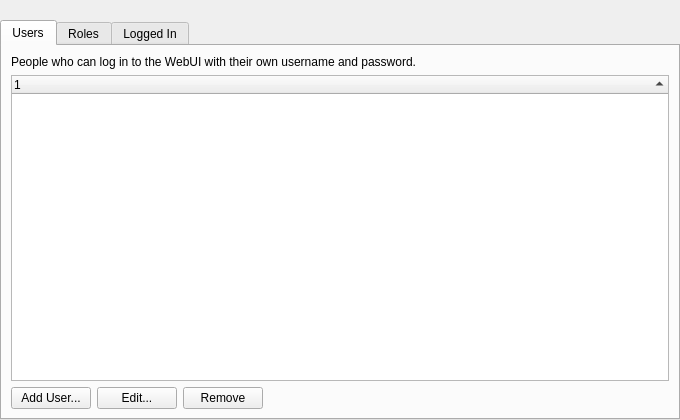
<?xml version="1.0" encoding="UTF-8"?>
<ui version="4.0">
 <class>UserAccountsWidget</class>
 <widget class="QWidget" name="UserAccountsWidget">
  <property name="geometry">
   <rect>
    <x>0</x>
    <y>0</y>
    <width>680</width>
    <height>420</height>
   </rect>
  </property>
  <property name="windowTitle">
   <string>User Accounts</string>
  </property>
  <layout class="QVBoxLayout" name="verticalLayout">
   <property name="leftMargin">
    <number>0</number>
   </property>
   <property name="topMargin">
    <number>0</number>
   </property>
   <property name="rightMargin">
    <number>0</number>
   </property>
   <property name="bottomMargin">
    <number>0</number>
   </property>
   <item>
    <widget class="QLabel" name="labelError">
     <property name="wordWrap">
      <bool>true</bool>
     </property>
    </widget>
   </item>
   <item>
    <widget class="QTabWidget" name="tabWidget">
     <property name="currentIndex">
      <number>0</number>
     </property>
     <widget class="QWidget" name="tabUsers">
      <attribute name="title">
       <string>Users</string>
      </attribute>
      <layout class="QVBoxLayout" name="layoutUsers">
       <item>
        <widget class="QLabel" name="labelUsers">
         <property name="text">
          <string>People who can log in to the WebUI with their own username and password.</string>
         </property>
         <property name="wordWrap">
          <bool>true</bool>
         </property>
        </widget>
       </item>
       <item>
        <widget class="QTreeWidget" name="treeUsers">
         <property name="contextMenuPolicy">
          <enum>Qt::ContextMenuPolicy::CustomContextMenu</enum>
         </property>
         <property name="rootIsDecorated">
          <bool>false</bool>
         </property>
         <property name="uniformRowHeights">
          <bool>true</bool>
         </property>
         <property name="itemsExpandable">
          <bool>false</bool>
         </property>
         <property name="sortingEnabled">
          <bool>true</bool>
         </property>
         <column>
          <property name="text">
           <string notr="true">1</string>
          </property>
         </column>
        </widget>
       </item>
       <item>
        <layout class="QHBoxLayout" name="buttonsUsers">
         <item>
          <widget class="QPushButton" name="btnAddUser">
           <property name="text">
            <string>Add User...</string>
           </property>
          </widget>
         </item>
         <item>
          <widget class="QPushButton" name="btnEditUser">
           <property name="text">
            <string>Edit...</string>
           </property>
          </widget>
         </item>
         <item>
          <widget class="QPushButton" name="btnRemoveUser">
           <property name="text">
            <string>Remove</string>
           </property>
          </widget>
         </item>
         <item>
          <spacer name="spacerUsers">
           <property name="orientation">
            <enum>Qt::Orientation::Horizontal</enum>
           </property>
           <property name="sizeHint" stdset="0">
            <size>
             <width>40</width>
             <height>20</height>
            </size>
           </property>
          </spacer>
         </item>
        </layout>
       </item>
      </layout>
     </widget>
     <widget class="QWidget" name="tabRoles">
      <attribute name="title">
       <string>Roles</string>
      </attribute>
      <layout class="QVBoxLayout" name="layoutRoles">
       <item>
        <widget class="QLabel" name="labelRoles">
         <property name="text">
          <string>A role decides what its users are allowed to do.</string>
         </property>
         <property name="wordWrap">
          <bool>true</bool>
         </property>
        </widget>
       </item>
       <item>
        <widget class="QTreeWidget" name="treeRoles">
         <property name="contextMenuPolicy">
          <enum>Qt::ContextMenuPolicy::CustomContextMenu</enum>
         </property>
         <property name="rootIsDecorated">
          <bool>false</bool>
         </property>
         <property name="uniformRowHeights">
          <bool>true</bool>
         </property>
         <property name="itemsExpandable">
          <bool>false</bool>
         </property>
         <property name="sortingEnabled">
          <bool>true</bool>
         </property>
         <column>
          <property name="text">
           <string notr="true">1</string>
          </property>
         </column>
        </widget>
       </item>
       <item>
        <layout class="QHBoxLayout" name="buttonsRoles">
         <item>
          <widget class="QPushButton" name="btnAddRole">
           <property name="text">
            <string>Add Role...</string>
           </property>
          </widget>
         </item>
         <item>
          <widget class="QPushButton" name="btnEditRole">
           <property name="text">
            <string>Edit...</string>
           </property>
          </widget>
         </item>
         <item>
          <widget class="QPushButton" name="btnRemoveRole">
           <property name="text">
            <string>Remove</string>
           </property>
          </widget>
         </item>
         <item>
          <spacer name="spacerRoles">
           <property name="orientation">
            <enum>Qt::Orientation::Horizontal</enum>
           </property>
           <property name="sizeHint" stdset="0">
            <size>
             <width>40</width>
             <height>20</height>
            </size>
           </property>
          </spacer>
         </item>
        </layout>
       </item>
      </layout>
     </widget>
     <widget class="QWidget" name="tabSessions">
      <attribute name="title">
       <string>Logged In</string>
      </attribute>
      <layout class="QVBoxLayout" name="layoutSessions">
       <item>
        <widget class="QLabel" name="labelSessions">
         <property name="text">
          <string>Browsers and devices where someone is logged in with a user account.</string>
         </property>
         <property name="wordWrap">
          <bool>true</bool>
         </property>
        </widget>
       </item>
       <item>
        <widget class="QTreeWidget" name="treeSessions">
         <property name="contextMenuPolicy">
          <enum>Qt::ContextMenuPolicy::CustomContextMenu</enum>
         </property>
         <property name="selectionMode">
          <enum>QAbstractItemView::SelectionMode::ExtendedSelection</enum>
         </property>
         <property name="rootIsDecorated">
          <bool>false</bool>
         </property>
         <property name="uniformRowHeights">
          <bool>true</bool>
         </property>
         <property name="itemsExpandable">
          <bool>false</bool>
         </property>
         <property name="sortingEnabled">
          <bool>true</bool>
         </property>
         <column>
          <property name="text">
           <string notr="true">1</string>
          </property>
         </column>
        </widget>
       </item>
       <item>
        <layout class="QHBoxLayout" name="buttonsSessions">
         <item>
          <widget class="QPushButton" name="btnLogOutSession">
           <property name="text">
            <string>Log Out</string>
           </property>
          </widget>
         </item>
         <item>
          <spacer name="spacerSessions">
           <property name="orientation">
            <enum>Qt::Orientation::Horizontal</enum>
           </property>
           <property name="sizeHint" stdset="0">
            <size>
             <width>40</width>
             <height>20</height>
            </size>
           </property>
          </spacer>
         </item>
        </layout>
       </item>
      </layout>
     </widget>
    </widget>
   </item>
  </layout>
 </widget>
 <resources/>
 <connections/>
</ui>
